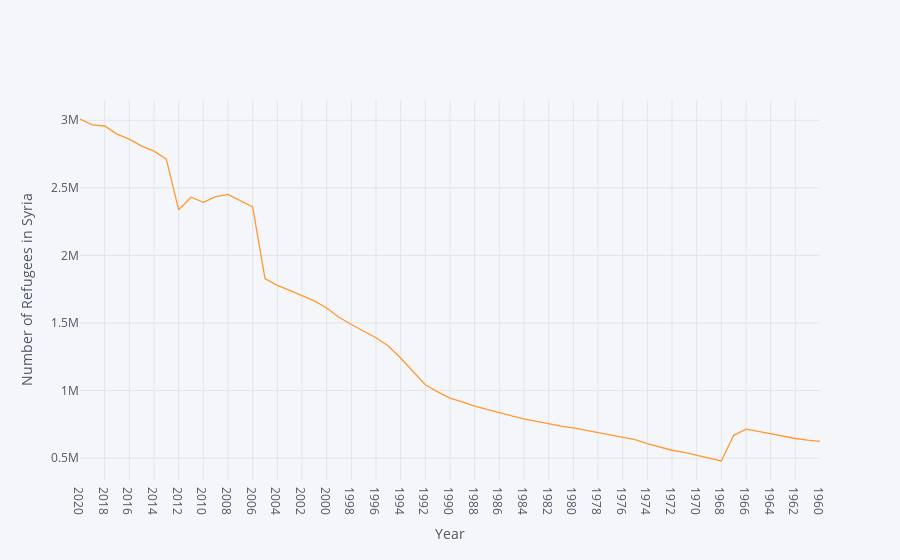

Notebook source saved alongside this figure:
### Code cell
jordan_refugees["Refugee population by country or territory of asylum"].iplot(xTitle = 'Year', yTitle = 'Number of Refugees in Syria')

### Figure 1 — Plotly figure (JSON) as saved in the notebook; plotly's stock layout.template omitted (floating-point values rounded to 4 significant figures)
{"data": [{"line": {"color": "rgba(255, 153, 51, 1.0)", "dash": "solid", "shape": "linear", "width": 1.3}, "mode": "lines", "name": "Refugee population by country or territory of asylum", "text": "", "type": "scatter", "x": ["2020", "2019", "2018", "2017", "2016", "2015", "2014", "2013", "2012", "2011", "2010", "2009", "2008", "2007", "2006", "2005", "2004", "2003", "2002", "2001", "2000", "1999", "1998", "1997", "1996", "1995", "1994", "1993", "1992", "1991", "1990", "1989", "1988", "1987", "1986", "1985", "1984", "1983", "1982", "1981", "1980", "1979", "1978", "1977", "1976", "1975", "1974", "1973", "1972", "1971", "1970", "1969", "1968", "1967", "1966", "1965", "1964", "1963", "1962", "1961", "1960"], "y": [3009517, 2966079, 2957877, 2897751, 2860679, 2808343, 2771492, 2712877, 2337341, 2430580, 2393339, 2434485, 2452009, 2403763, 2358587, 1828839, 1777765, 1741365, 1699469, 1663289, 1610630, 1542413, 1488225, 1438102, 1390473, 1329466, 1240385, 1140664, 1042393, 989647, 944459, 916143, 884040, 859689, 834271, 811660, 790830, 771284, 756587, 737000, 723611, 706745, 690378, 672301, 653708, 636778, 607430, 582400, 558021, 542599, 520997, 499460, 478369, 668453, 714763, 697658, 678985, 662525, 644940, 633197, 623660]}], "layout": {"legend": {"bgcolor": "#F5F6F9", "font": {"color": "#4D5663"}}, "paper_bgcolor": "#F5F6F9", "plot_bgcolor": "#F5F6F9", "title": {"font": {"color": "#4D5663"}}, "xaxis": {"gridcolor": "#E1E5ED", "showgrid": true, "tickfont": {"color": "#4D5663"}, "title": {"font": {"color": "#4D5663"}, "text": "Year"}, "zerolinecolor": "#E1E5ED"}, "yaxis": {"gridcolor": "#E1E5ED", "showgrid": true, "tickfont": {"color": "#4D5663"}, "title": {"font": {"color": "#4D5663"}, "text": "Number of Refugees in Syria"}, "zerolinecolor": "#E1E5ED"}}}
